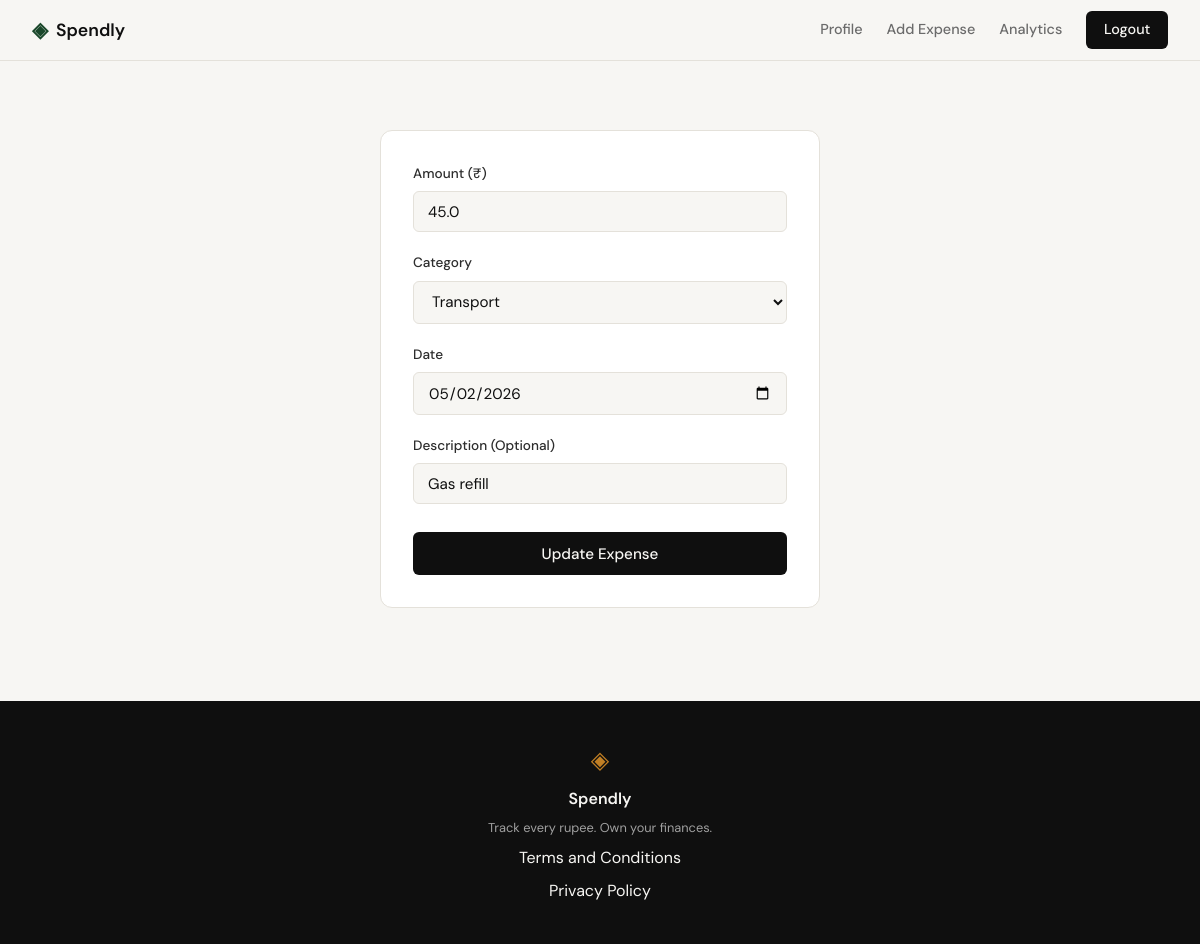
The app's page /expenses/2/edit (signed in) with its own data.
### tables this page shows
CREATE TABLE expenses (
            id INTEGER PRIMARY KEY AUTOINCREMENT,
            user_id INTEGER NOT NULL,
            amount REAL NOT NULL,
            category TEXT NOT NULL,
            date TEXT NOT NULL,
            description TEXT,
            created_at TEXT DEFAULT (datetime('now')),
            FOREIGN KEY (user_id) REFERENCES users (id)
        );

### app.py (the view, shortened to what this page needs)
@app.route("/expenses/<int:id>/edit", methods=["GET", "POST"])
@login_required
def edit_expense(id):
    categories = ["Food", "Transport", "Bills", "Health", "Entertainment", "Shopping", "Other"]
    user_id = session.get("user_id")
    expense = get_expense_by_id(id)
    if not expense or expense["user_id"] != user_id:
        return "Expense not found or unauthorized", 404
    return render_template("edit_expense.html", expense=expense, categories=categories)

### app.py (called while the page is built)
def login_required(f):
    @wraps(f)
    def decorated_function(*args, **kwargs):
        if session.get("user_id") is None:
            return redirect(url_for("login"))
        return f(*args, **kwargs)
    return decorated_function

### database/db.py (called while the page is built)
def get_db():
    if 'db' not in g:
        g.db = sqlite3.connect(current_app.config['DATABASE'])
        g.db.row_factory = sqlite3.Row
        g.db.execute("PRAGMA foreign_keys = ON")
    return g.db

### database/queries.py (called while the page is built)
def get_expense_by_id(expense_id):
    db = get_db()
    return db.execute("SELECT * FROM expenses WHERE id = ?", (expense_id,)).fetchone()

### templates/edit_expense.html (shortened to what this page needs)
{% extends "base.html" %}
{% block content %}
<section class="auth-section">
    <div class="auth-container">
        <div class="auth-card">
            <form method="POST" action="{{ url_for('edit_expense', id=expense.id) }}">
                <div class="form-group">
                    <label for="amount">Amount (₹)</label>
                    <input type="number" step="0.01" id="amount" name="amount"
                           class="form-input" placeholder="0.00"
                           value="{{ expense.amount }}"
                           required autofocus>
                </div>
                <div class="form-group">
                    <label for="category">Category</label>
                    <select id="category" name="category" class="form-input" required>
                        {% for cat in categories %}
                        <option value="{{ cat }}" {% if cat == expense.category %}selected{% endif %}>{{ cat }}</option>
                        {% endfor %}
                    </select>
                </div>
                <div class="form-group">
                    <label for="date">Date</label>
                    <input type="date" id="date" name="date"
                           class="form-input"
                           value="{{ expense.date }}"
                           required>
                </div>
                <div class="form-group">
                    <label for="description">Description (Optional)</label>
                    <input type="text" id="description" name="description"
                           class="form-input" placeholder="e.g. Lunch with friends"
                           value="{{ expense.description or '' }}"
                           maxlength="255">
                </div>
                <button type="submit" class="btn-submit">Update Expense</button>
            </form>
        </div>
    </div>
</section>
{% endblock %}

### static/css/style.css (style rules this page uses)
:root { --ink: #0f0f0f; --ink-soft: #2d2d2d; --ink-muted: #6b6b6b; --ink-faint: #a0a0a0; --paper: #f7f6f3; --paper-warm: #f0ede6; --paper-card: #ffffff; --accent: #1a472a; --accent-light: #e8f0eb; --accent-2: #c17f24; --accent-2-light: #fdf3e3; --danger: #c0392b; --danger-light: #fdecea; --border: #e4e1da; --border-soft: #eeebe4; --font-display: 'DM Serif Display', Georgia, serif; --font-body: 'DM Sans', system-ui, sans-serif; --max-width: 1200px; --auth-width: 440px; --radius-sm: 6px; --radius-md: 12px; --radius-lg: 20px; }
*, *::before, *::after { box-sizing: border-box; margin: 0; padding: 0; }
html { font-size: 16px; scroll-behavior: smooth; }
body { background: var(--paper); color: var(--ink); font-family: var(--font-body); font-size: 1rem; line-height: 1.6; -webkit-font-smoothing: antialiased; }
.auth-section { min-height: calc(100vh - 60px - 100px); display: flex; align-items: center; justify-content: center; padding: 3rem 2rem; }
.auth-container { width: 100%; max-width: var(--auth-width); }
.auth-card { background: var(--paper-card); border: 1px solid var(--border); border-radius: var(--radius-md); padding: 2rem; margin-bottom: 1.5rem; }
.form-group { margin-bottom: 1.25rem; }
.form-group label { display: block; font-size: 0.85rem; font-weight: 500; color: var(--ink-soft); margin-bottom: 0.4rem; }
.form-input { width: 100%; padding: 0.6rem 0.875rem; border: 1px solid var(--border); border-radius: var(--radius-sm); font-family: var(--font-body); font-size: 0.95rem; color: var(--ink); background: var(--paper); outline: none; transition: border-color 0.2s; }
.form-input::placeholder { color: var(--ink-faint); }
.btn-submit { width: 100%; padding: 0.7rem; background: var(--ink); color: var(--paper); border: none; border-radius: var(--radius-sm); font-family: var(--font-body); font-size: 0.95rem; font-weight: 500; cursor: pointer; transition: background 0.2s; margin-top: 0.5rem; }

### records on screen
expenses: amount "45.0", category "Transport", date "05/02/2026", description "Gas refill"
